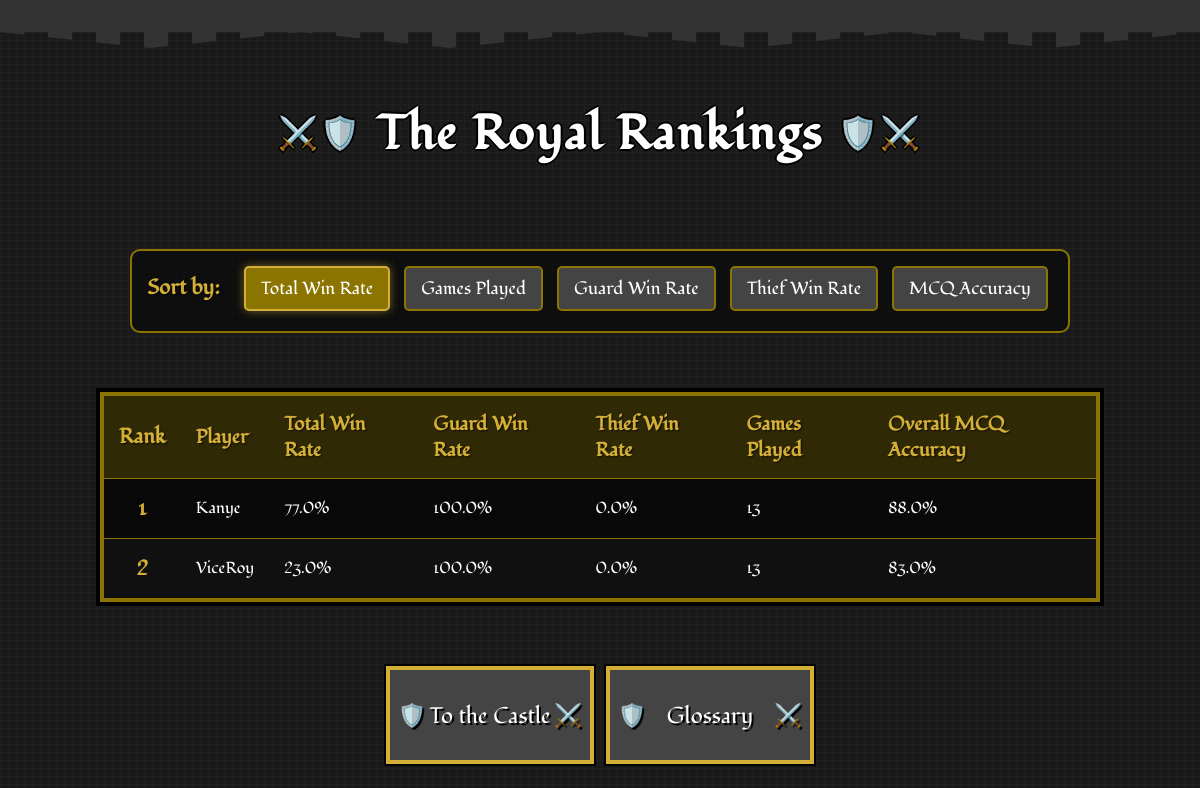
The page /leaderboard on the database as committed earlier.
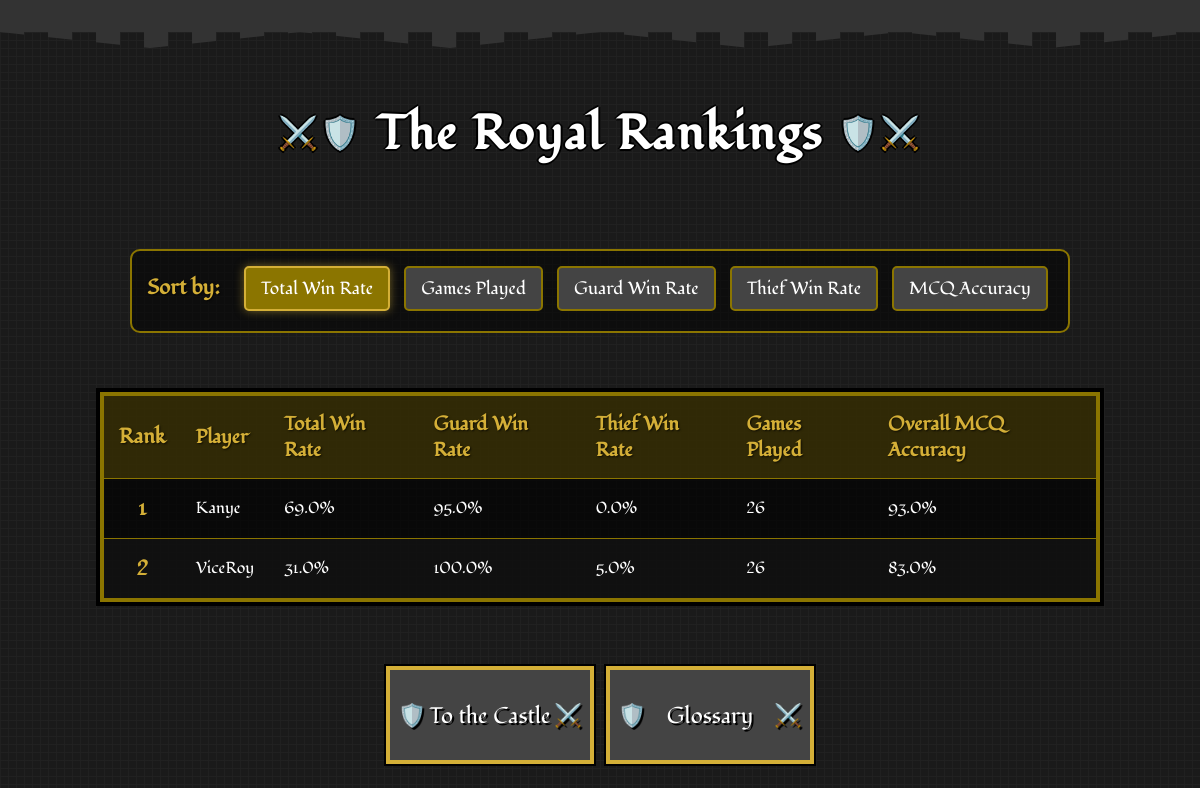
The same page on the database as committed later.
### app.py (models this page shows)
class PlayerStats(db.Model):
    id = db.Column(db.Integer, primary_key=True)
    user_id = db.Column(db.Integer, db.ForeignKey('user.id'), nullable=False)
    total_games_played = db.Column(db.Integer, default=0)
    games_played_as_guard = db.Column(db.Integer, default=0)
    games_played_as_thief = db.Column(db.Integer, default=0)
    total_games_won = db.Column(db.Integer, default=0)
    total_games_won_as_guard = db.Column(db.Integer, default=0)
    total_games_won_as_thief = db.Column(db.Integer, default=0)
    total_win_rate = db.Column(db.Float, default=0.0)
    win_rate_as_guard = db.Column(db.Float, default=0.0)
    win_rate_as_thief = db.Column(db.Float, default=0.0)
    total_answer_accuracy = db.Column(db.Float, default=0.0)
    total_questions_attempted = db.Column(db.Integer, default=0)
    total_right_answers = db.Column(db.Integer, default=0)
    game_right_answers = db.Column(db.Integer, default=0)
    game_total_questions = db.Column(db.Integer, default=0)
    answer_accuracy_in_last_game = db.Column(db.Float, default=0.0)

class User(db.Model):
    id = db.Column(db.Integer, primary_key=True)
    username = db.Column(db.String(40), unique=True, nullable=False)
    password_hash = db.Column(db.String(200), nullable=False)
    stats = db.relationship('PlayerStats', backref='user', uselist=False)

### app.py (the view)
@app.route('/leaderboard')
def leaderboard():
    sort_by = request.args.get('sort_by', 'total_win_rate')
    sort_options = {
        'games_played': PlayerStats.total_games_played,
        'total_win_rate': PlayerStats.total_win_rate,
        'win_rate_as_guard': PlayerStats.win_rate_as_guard,
        'win_rate_as_thief': PlayerStats.win_rate_as_thief,
        'mcq_accuracy': PlayerStats.total_answer_accuracy
    }
    sort_column = sort_options.get(sort_by, PlayerStats.total_win_rate)
    leaderboard_data = db.session.query(PlayerStats, User)\
        .join(User, PlayerStats.user_id == User.id)\
        .order_by(sort_column.desc())\
        .limit(20)\
        .all()
    return render_template('leaderboard.html',
                           leaderboard_data=leaderboard_data,
                           current_sort=sort_by)

### templates/leaderboard.html (shortened to what this page needs)
<!DOCTYPE html>
<html lang="en">
<head>
    <link rel="stylesheet" href="static/css/style.css">
    <link rel="stylesheet" href="static/css/leaderboard.css">
    <link rel="stylesheet" href="static/css/game-over.css">
</head>
<body>
    <div class="castle-top"></div>
    <h1>The Royal Rankings</h1>
    <div class="filters">
        <strong>Sort by:</strong>
        <a href="{{ url_for('leaderboard', sort_by='total_win_rate') }}"
           class="{{ 'active' if current_sort == 'total_win_rate' }}">Total Win Rate</a>
        <a href="{{ url_for('leaderboard', sort_by='games_played') }}"
           class="{{ 'active' if current_sort == 'games_played' }}">Games Played</a>
        <a href="{{ url_for('leaderboard', sort_by='win_rate_as_guard') }}"
           class="{{ 'active' if current_sort == 'win_rate_as_guard' }}">Guard Win Rate</a>
        <a href="{{ url_for('leaderboard', sort_by='win_rate_as_thief') }}"
           class="{{ 'active' if current_sort == 'win_rate_as_thief' }}">Thief Win Rate</a>
        <a href="{{ url_for('leaderboard', sort_by='mcq_accuracy') }}"
           class="{{ 'active' if current_sort == 'mcq_accuracy' }}">MCQ Accuracy</a>
    </div>
    <table>
        <thead>
            <tr>
                <th class="rank">Rank</th>
                <th>Player</th>
                <th>Total Win Rate</th>
                <th>Guard Win Rate</th>
                <th>Thief Win Rate</th>
                <th>Games Played</th>
                <th>Overall MCQ Accuracy</th>
            </tr>
        </thead>
        <tbody>
            {% for stats, user in leaderboard_data %}
            <tr>
                <td class="rank">{{ loop.index }}</td>
                <td>{{ user.username }}</td>
                <td>{{ stats.total_win_rate }}%</td>
                <td>{{ stats.win_rate_as_guard }}%</td>
                <td>{{ stats.win_rate_as_thief }}%</td>
                <td>{{ stats.total_games_played }}</td>
                <td>{{ stats.total_answer_accuracy }}%</td>
            </tr>
            {% else %}
            <tr>
                <td colspan="7" style="text-align: center;">No player data available yet.</td>
            </tr>
            {% endfor %}
        </tbody>
    </table>
    <div class="button-container">
        <a href="{{ url_for('home') }}"><button class="shield-btn game-over-btn">To the Castle</button></a>
        <a href="{{ url_for('glossary') }}"><button class="shield-btn game-over-btn">Glossary</button></a>
    </div>
</body>
</html>

### static/css/style.css (style rules this page uses)
body { font-family: "Fondamento", serif; background-color: #1a1a1a; background-image: linear-gradient(90deg, rgba(34,34,34,0.8) 1px, transparent 1px), linear-gradient(rgba(34,34,34,0.8) 1px, transparent 1px); background-size: 8px 8px; color: white; margin: 0; padding: 0; text-align: center; position: relative; min-height: 100vh; display: flex; flex-direction: column; justify-content: space-between; }
.castle-top { height: 32px; background-color: #333; position: relative; margin-bottom: 16px; image-rendering: pixelated; }
.castle-top::before { content: ""; position: absolute; top: 100%; left: 0; right: 0; height: 16px; background-image: repeating-linear-gradient(90deg, #333 0px, #333 24px, transparent 24px, transparent 48px); background-size: 48px 16px; clip-path: polygon( 0% 0%, 12.5% 100%, 25% 0%, 37.5% 100%, 50% 0%, 62.5% 100%, 75% 0%, 87.5% 100%, 100% 0% ); image-rendering: pixelated; }
h1 { font-family: "Fondamento", serif; text-align: center; font-size: 3rem; color: white; text-shadow: 2px 0 #000, -2px 0 #000, 0 2px #000, 0 -2px #000; margin: 24px 0; letter-spacing: 2px; position: relative; image-rendering: pixelated; }
h1::before { content: "⚔️🛡️"; font-size: 2rem; position: relative; top: -5px; margin: 0 15px; }
h1::after { content: "🛡️⚔️"; font-size: 2rem; position: relative; top: -5px; margin: 0 15px; }
button.shield-btn { font-family: "Fondamento", serif; background-color: #444; color: white; border: none; box-shadow: 0 0 0 4px #d4af37, 0 0 0 6px #000; padding: 14px 22px; margin: 10px; font-size: 1.4rem; cursor: pointer; position: relative; transition: all 0.2s steps(5); text-shadow: 2px 2px 0 #000; width: 200px; height: 90px; image-rendering: pixelated; }
button.shield-btn::before { content: "🛡️ "; position: absolute; left: 8px; top: 50%; transform: translateY(-50%); }

### static/css/leaderboard.css (style rules this page uses)
body { font-family: "Fondamento", serif; background-color: #1a1a1a; background-image: linear-gradient(90deg, rgba(34,34,34,0.8) 1px, transparent 1px), linear-gradient(rgba(34,34,34,0.8) 1px, transparent 1px); background-size: 8px 8px; color: white; margin: 0; padding: 0; text-align: center; }
h1 { font-family: "Fondamento", serif; text-align: center; font-size: 3rem; color: white; text-shadow: 2px 0 #000, -2px 0 #000, 0 2px #000, 0 -2px #000; margin: 24px 0; letter-spacing: 2px; }
.filters { text-align: center; margin: 30px auto; max-width: 1000px; background-color: rgba(0, 0, 0, 0.5); padding: 15px; border: 2px solid #8b7500; border-radius: 10px; }
.filters strong { color: #d4af37; font-size: 1.3rem; margin-right: 15px; text-shadow: 1px 1px 2px rgba(0, 0, 0, 0.7); }
.filters a { font-family: "Fondamento", serif; text-decoration: none; padding: 8px 15px; margin: 0 5px; border-radius: 5px; background-color: #444; color: white; border: 2px solid #8b7500; transition: all 0.2s; font-size: 1.1rem; display: inline-block; margin-bottom: 5px; }
.filters a.active { background-color: #8b7500; color: white; border-color: #d4af37; box-shadow: 0 0 10px rgba(212, 175, 55, 0.5); }
table { width: 100%; max-width: 1000px; margin: 0 auto; border-collapse: collapse; background-color: rgba(0, 0, 0, 0.7); border: 4px solid #8b7500; box-shadow: 0 0 0 4px #000; }
th, td { padding: 15px; text-align: left; border-bottom: 1px solid #8b7500; }
thead th { background-color: rgba(139, 117, 0, 0.3); color: #d4af37; font-weight: bold; text-shadow: 1px 1px 2px rgba(0, 0, 0, 0.7); font-size: 1.2rem; }
tbody tr:nth-child(even) { background-color: rgba(34, 34, 34, 0.3); }
.rank { font-weight: bold; text-align: center; color: #d4af37; font-size: 1.3rem; }
.button-container { display: flex; justify-content: center; margin: 30px auto; }
.shield-btn { font-family: "Fondamento", serif; background-color: #444; color: white; border: none; box-shadow: 0 0 0 4px #d4af37, 0 0 0 6px #000; padding: 14px 22px; margin: 10px; font-size: 1.4rem; cursor: pointer; position: relative; transition: all 0.2s steps(5); text-shadow: 2px 2px 0 #000; }

### static/css/game-over.css (style rules this page uses)
button.game-over-btn::after { content: "⚔️"; position: absolute; right: 8px; top: 50%; transform: translateY(-50%); }

Rows that differ between the two databases and show on the page:
changed PlayerStats "Kanye": total_win_rate "77.0" → "69.0"; win_rate_as_guard "100.0" → "95.0"; total_games_played "13" → "26"; total_answer_accuracy "88.0" → "93.0"
changed PlayerStats "ViceRoy": total_win_rate "23.0" → "31.0"; win_rate_as_thief "0.0" → "5.0"; total_games_played "13" → "26"
